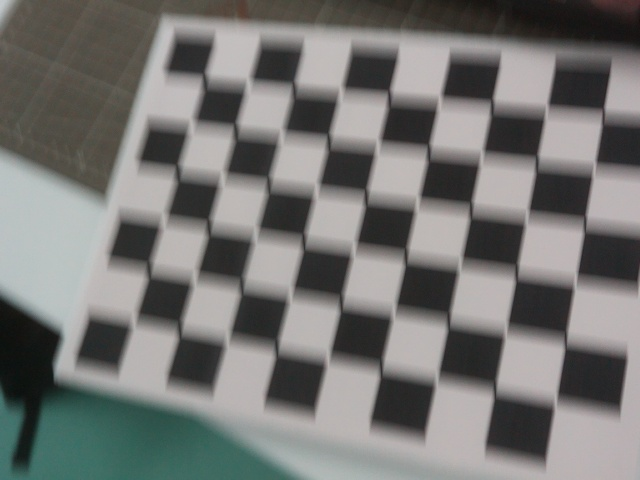
#> input picture camera/calibration/images_calib/calib_01.jpg, 640 x 480 px; its folder holds 4 pictures in this run
$ python calibrate.py
#> lines starting #> are read from the running program, lines starting #| are printed output that depends on the picture
import numpy as np
import cv2
import glob
import os

# ==============================================================================
# CONFIGURATION DE VOTRE DAMIER (À MODIFIER SELON VOTRE IMPRESSION)
# ==============================================================================
# Nombre d'intersections intérieures (Colonnes, Lignes)
# Exemple : Un damier de 10x7 cases aura 9x6 intersections.
CHESSBOARD_SIZE = (9, 6)

# Taille réelle d'un côté d'un carré imprimé (en mètres).
# Mesurez au millimètre près avec une règle !
SQUARE_SIZE = 0.028 # Exemple: 2.5 cm = 0.025m

# Dossier contenant les photos prises par la RPi Camera (ex: .jpg, .png)
IMAGE_FOLDER = 'images_calib/*.jpg'
# ==============================================================================

def main():
    print("--- OUTIL DE CALIBRATION DE CAMÉRA ---")

    # Critères d'arrêt pour l'optimisation sub-pixel (précision extrême)
    criteria = (cv2.TERM_CRITERIA_EPS + cv2.TERM_CRITERIA_MAX_ITER, 30, 0.001)

    # Préparation des points 3D du monde réel (0,0,0), (1,0,0), (2,0,0) ...
    objp = np.zeros((CHESSBOARD_SIZE[0] * CHESSBOARD_SIZE[1], 3), np.float32)
    objp[:, :2] = np.mgrid[0:CHESSBOARD_SIZE[0], 0:CHESSBOARD_SIZE[1]].T.reshape(-1, 2)
    objp = objp * SQUARE_SIZE

    # Tableaux pour stocker les points 3D (monde) et 2D (image) de toutes les images
    objpoints = [] # Points 3D dans le monde réel
    imgpoints = [] # Points 2D dans l'image

    images = glob.glob(IMAGE_FOLDER)

    if len(images) == 0:
        print(f"[ERREUR] Aucune image trouvée dans {IMAGE_FOLDER}")
        print("Prenez 15-30 photos d'un damier plat et placez-les dans ce dossier.")
        return

    print(f"[INFO] {len(images)} images trouvées. Début de l'analyse...")

    img_shape = None
    success_count = 0

    for fname in images:
        img = cv2.imread(fname)
#> img is the input picture: shape (480, 640, 3); mean B, G, R 115.7, 117.8, 117.7
        gray = cv2.cvtColor(img, cv2.COLOR_BGR2GRAY)
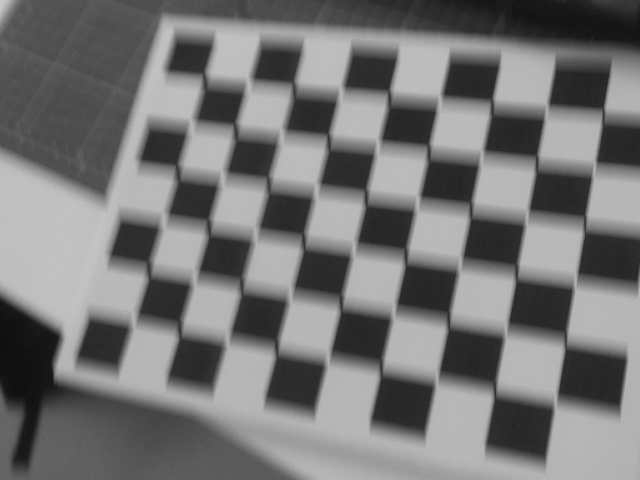
#> gray: shape (480, 640); min 14, max 201, mean 117.6

        # On sauvegarde la résolution de l'image (doit être constante)
        if img_shape is None:
            img_shape = gray.shape[::-1]
#> img_shape = (640, 480)

        # Chercher les coins du damier
        ret, corners = cv2.findChessboardCorners(gray, CHESSBOARD_SIZE, None)
#> ret = True; corners = 54 rows, first 8: [204, 79], [247.4, 80.17], [293.5, 88], [341, 92], [389, 96.5], [439.5, 100.5], [491.5, 106], [546.5, 110]

        # Si le damier est trouvé, on affine la précision et on stocke
        if ret == True:
            objpoints.append(objp)

            # Affinement Sub-Pixel (Crucial pour la précision PnP)
            corners2 = cv2.cornerSubPix(gray, corners, (11, 11), (-1, -1), criteria)
#> corners2 = 54 rows, first 8: [204.1, 75.25], [249.6, 80.17], [293.6, 83.84], [341.8, 89.03], [389, 92.53], [440.5, 97.51], [491.9, 101.8], [547.2, 106.6]
            imgpoints.append(corners2)
            success_count += 1

            # Affichage visuel (facultatif)
            #cv2.drawChessboardCorners(img, CHESSBOARD_SIZE, corners2, ret)
            #cv2.imshow('Damier detecte', img)
            #cv2.waitKey(100) # Montre l'image pendant 100ms
        else:
            print(f"[ATTENTION] Damier non détecté sur l'image : {fname}")
#> pass 2 of the loop in main, `for fname in images:`:
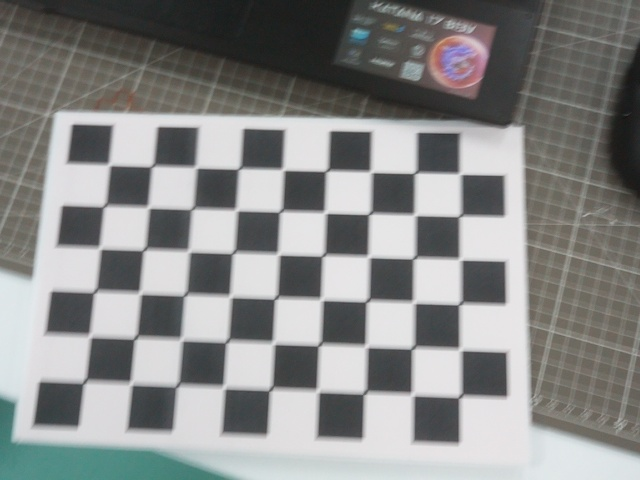
#> input picture camera/calibration/images_calib/calib_02.jpg, 640 x 480 px
#> in main, img is the input picture: shape (480, 640, 3); mean B, G, R 136, 137.1, 136.1
#> in main, `gray = cv2.cvtColor(img, cv2.COLOR_BGR2GRAY)`:
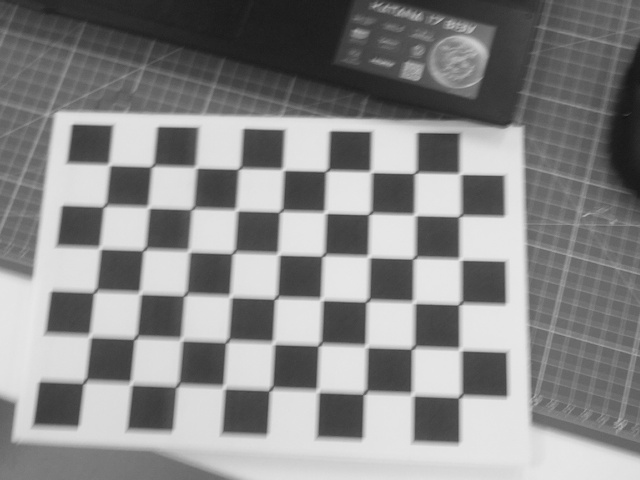
#> gray: shape (480, 640); min 18, max 232, mean 136.7
#> corners = 54 rows, first 8: [108.4, 163.7], [151.5, 166.7], [195, 167.5], [238.2, 169.3], [283, 169.5], [327.5, 171], [372, 170.5], [414.3, 173.3]
#> corners2 = 54 rows, first 8: [109.2, 164.8], [152.1, 166.3], [195.9, 167.4], [239, 168.8], [283.1, 169.7], [326.5, 171], [370.9, 171.9], [415.1, 173.1]
#> pass 3 of the loop in main, `for fname in images:`:
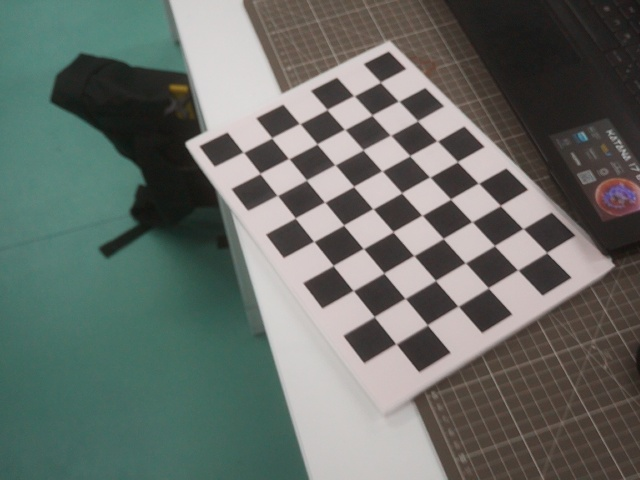
#> input picture camera/calibration/images_calib/calib_03.jpg, 640 x 480 px
#> in main, img is the input picture: shape (480, 640, 3); mean B, G, R 103.7, 109.2, 102.3
#> in main, `gray = cv2.cvtColor(img, cv2.COLOR_BGR2GRAY)`:
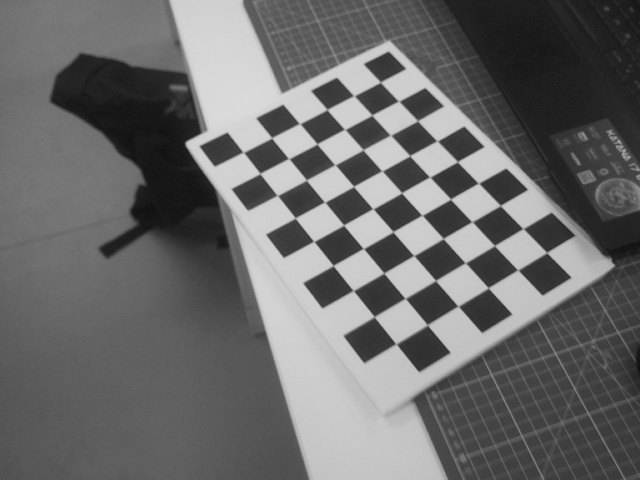
#> gray: shape (480, 640); min 15, max 220, mean 106.5
#> corners = 54 rows, first 8: [380.3, 82.43], [399, 101.4], [417.5, 120.8], [437.4, 141.1], [457.4, 161.7], [478.7, 183.4], [500.2, 205.5], [522.9, 228.6]
#> corners2 = 54 rows, first 8: [380.4, 82.13], [398.6, 101.2], [417.6, 120.8], [437.1, 141], [457.4, 161.7], [478.4, 183.2], [500.3, 205.5], [523, 228.6]
#> the loop made 4 passes; the first 3 are shown

    #cv2.destroyAllWindows()

    if success_count < 10:
        print(f"\n[ERREUR CRITIQUE] Seulement {success_count} images valides.")
        print("Il faut au minimum 10-15 bonnes images pour une calibration correcte.")
        return

    print(f"\n[INFO] Calcul de la matrice avec {success_count} images valides... Patientez.")

    # LA FONCTION MAGIQUE DE CALIBRATION
    ret, mtx, dist, rvecs, tvecs = cv2.calibrateCamera(objpoints, imgpoints, img_shape, None, None)

    print("\n" + "="*60)
    print("🎯 RÉSULTATS DE LA CALIBRATION (À COPIER/COLLER)")
    print("="*60 + "\n")

    print(f"Erreur de Reprojection (RMSE) : {ret:.4f} pixels")
    if ret < 0.5:
        print(" -> EXCELLENT ! La calibration est ultra-précise.")
    elif ret < 1.0:
        print(" -> ACCEPTABLE. Bon pour le vol.")
    else:
        print(" -> MAUVAIS. Refaites des photos avec un damier plus plat.")

    print("\n# === À COLLER DANS TON CODE PYTHON (Camera.py ou pnp_landing.py) ===")
    print("self._camera_matrix = np.array([")
    print(f"    [{mtx[0][0]:.5f}, {mtx[0][1]:.5f}, {mtx[0][2]:.5f}],")
    print(f"    [{mtx[1][0]:.5f}, {mtx[1][1]:.5f}, {mtx[1][2]:.5f}],")
    print(f"    [{mtx[2][0]:.5f}, {mtx[2][1]:.5f}, {mtx[2][2]:.5f}]")
    print("], dtype=np.float64)")
    print("")
    print(f"self._dist_coeffs = np.array([{dist[0][0]:.5f}, {dist[0][1]:.5f}, {dist[0][2]:.5f}, {dist[0][3]:.5f}, {dist[0][4]:.5f}], dtype=np.float64)")
    print("=======================================================================\n")

if __name__ == '__main__':
    main()
